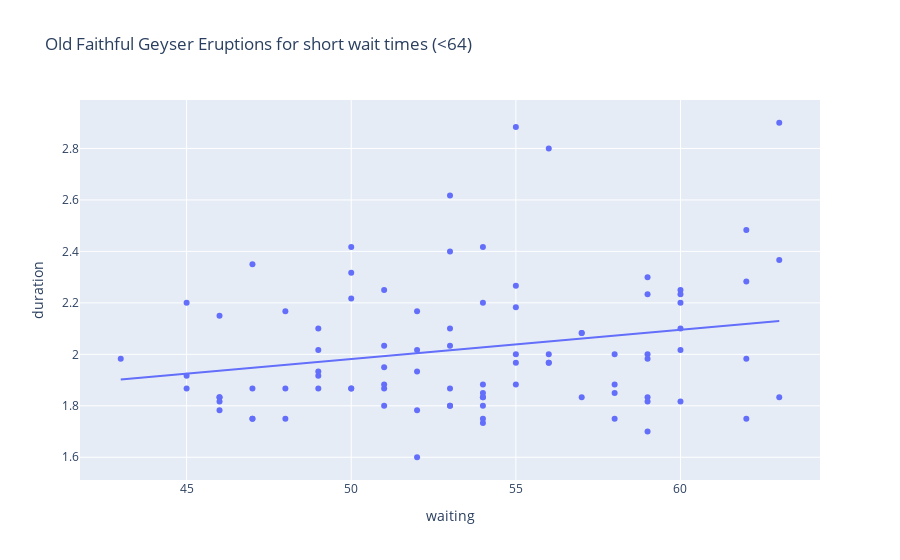

Notebook code cell kept with this figure:
### Markdown cell above
in the context of short wait times (<62) we see that the P value for the null hypothesis is 0.238 this is characterized as no evidence against the null hypothesis. compared to the unrestricted data there is no evidence for a relationship between the duration and wait time.

### Code cell
import plotly.express as px
import statsmodels.formula.api as smf


short_wait_limit =  64 # 66 #
short_wait = old_faithful.waiting < short_wait_limit

print(smf.ols('duration ~ waiting', data=old_faithful[short_wait]).fit().summary().tables[1])

# Create a scatter plot with a linear regression trendline
fig = px.scatter(old_faithful[short_wait], x='waiting', y='duration', 
                 title="Old Faithful Geyser Eruptions for short wait times (<"+str(short_wait_limit)+")", 
                 trendline='ols')

fig.show() # USE `fig.show(renderer="png")` FOR ALL GitHub and MarkUs SUBMISSIONS

### Figure 1 — Plotly figure (JSON) as saved in the notebook; plotly's stock layout.template omitted (floating-point values rounded to 4 significant figures)
{"data": [{"hovertemplate": "waiting=%{x}<br>duration=%{y}<extra></extra>", "legendgroup": "", "marker": {"color": "#636efa", "symbol": "circle"}, "mode": "markers", "name": "", "orientation": "v", "showlegend": false, "type": "scatter", "x": [54, 62, 55, 51, 54, 47, 52, 62, 52, 51, 47, 55, 52, 48, 59, 58, 58, 53, 59, 54, 54, 59, 48, 60, 56, 62, 60, 48, 60, 50, 63, 51, 62, 49, 47, 52, 59, 59, 50, 59, 53, 56, 45, 55, 45, 56, 46, 51, 53, 60, 59, 49, 53, 53, 45, 58, 63, 52, 49, 57, 50, 55, 51, 46, 55, 57, 51, 60, 53, 46, 49, 49, 53, 55, 50, 54, 54, 50, 54, 54, 47, 63, 57, 54, 56, 58, 43, 60, 46, 46], "xaxis": "x", "y": [1.8, 2.283, 2.883, 1.95, 1.833, 1.75, 2.167, 1.75, 1.6, 1.8, 1.75, 1.967, 2.017, 1.867, 1.833, 1.883, 1.75, 2.1, 2, 1.833, 1.733, 2.233, 1.75, 1.817, 1.967, 1.983, 2.017, 2.167, 2.2, 1.867, 1.833, 1.867, 2.483, 2.1, 1.867, 1.783, 2.3, 1.7, 2.317, 1.817, 2.617, 1.967, 1.917, 2.267, 1.867, 2.8, 1.833, 1.883, 2.033, 2.233, 1.983, 2.017, 1.8, 1.8, 2.2, 2, 2.367, 1.933, 1.917, 2.083, 2.417, 1.883, 2.033, 1.833, 2.183, 1.833, 2.25, 2.1, 1.867, 1.783, 1.933, 1.867, 2.4, 2, 1.867, 1.75, 2.417, 2.217, 1.883, 1.85, 2.35, 2.9, 2.083, 2.2, 2, 1.85, 1.983, 2.25, 2.15, 1.817], "yaxis": "y"}, {"hovertemplate": "<b>OLS trendline</b><br>duration = 0.0113626 * waiting + 1.41398<br>R<sup>2</sup>=0.048880<br><br>waiting=%{x}<br>duration=%{y} <b>(trend)</b><extra></extra>", "legendgroup": "", "marker": {"color": "#636efa", "symbol": "circle"}, "mode": "lines", "name": "", "showlegend": false, "type": "scatter", "x": [43, 45, 45, 45, 46, 46, 46, 46, 46, 47, 47, 47, 47, 48, 48, 48, 49, 49, 49, 49, 49, 50, 50, 50, 50, 50, 51, 51, 51, 51, 51, 51, 52, 52, 52, 52, 52, 53, 53, 53, 53, 53, 53, 53, 54, 54, 54, 54, 54, 54, 54, 54, 54, 55, 55, 55, 55, 55, 55, 56, 56, 56, 56, 57, 57, 57, 58, 58, 58, 58, 59, 59, 59, 59, 59, 59, 59, 60, 60, 60, 60, 60, 60, 62, 62, 62, 62, 63, 63, 63], "xaxis": "x", "y": [1.903, 1.925, 1.925, 1.925, 1.937, 1.937, 1.937, 1.937, 1.937, 1.948, 1.948, 1.948, 1.948, 1.959, 1.959, 1.959, 1.971, 1.971, 1.971, 1.971, 1.971, 1.982, 1.982, 1.982, 1.982, 1.982, 1.993, 1.993, 1.993, 1.993, 1.993, 1.993, 2.005, 2.005, 2.005, 2.005, 2.005, 2.016, 2.016, 2.016, 2.016, 2.016, 2.016, 2.016, 2.028, 2.028, 2.028, 2.028, 2.028, 2.028, 2.028, 2.028, 2.028, 2.039, 2.039, 2.039, 2.039, 2.039, 2.039, 2.05, 2.05, 2.05, 2.05, 2.062, 2.062, 2.062, 2.073, 2.073, 2.073, 2.073, 2.084, 2.084, 2.084, 2.084, 2.084, 2.084, 2.084, 2.096, 2.096, 2.096, 2.096, 2.096, 2.096, 2.118, 2.118, 2.118, 2.118, 2.13, 2.13, 2.13], "yaxis": "y"}], "layout": {"legend": {"tracegroupgap": 0}, "title": {"text": "Old Faithful Geyser Eruptions for short wait times (<64)"}, "xaxis": {"anchor": "y", "domain": [0, 1], "title": {"text": "waiting"}}, "yaxis": {"anchor": "x", "domain": [0, 1], "title": {"text": "duration"}}}}
